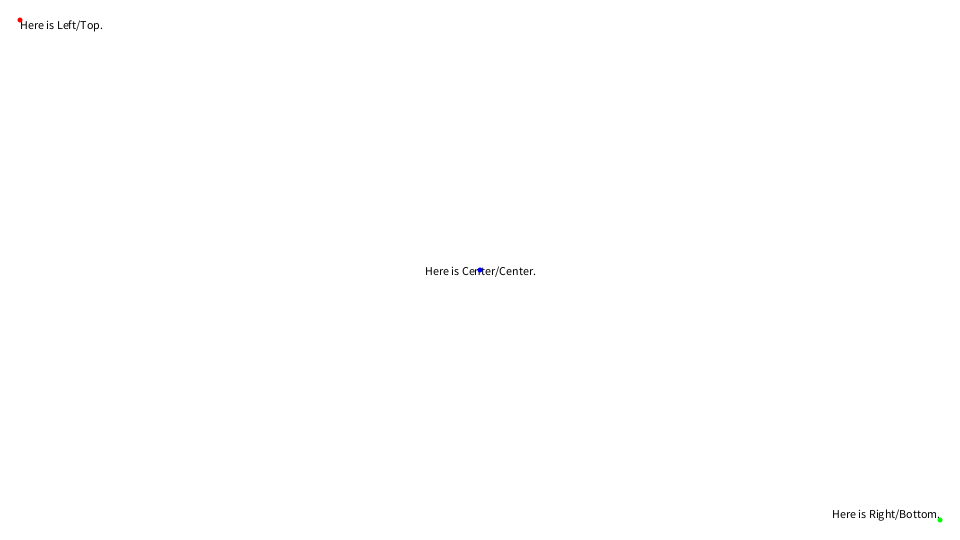
Frame 1 (no input)
Frame 60 (the mouse pressed at the canvas centre just before this capture): identical to frame 1, image omitted
Frame 120 (the mouse held since frame 60 and released just before this capture): identical to frame 1, image omitted

The Processing sketch that drew this single still picture (run headless with seeded random() and noise(); from frame 60 on, the mouse is pressed at the canvas centre):

// Processing sketch: sketch_xxx_simple_text
// ── sketch_xxx_simple_text.pde
// setup関数 : 初回1度だけ実行される
void setup() {
  size(960, 540); // ウィンドウサイズを960px,540pxに
  colorMode(HSB, 360, 100, 100);
  noStroke();
}

// draw関数 : setup関数実行後繰り返し実行される
void draw() {
  background(0, 0, 100);

  fill(0, 0, 0); //塗りつぶし(文字)の色を黒に 
  textAlign(LEFT, TOP); //文字の行揃えを左揃え、上揃えに
  text("Here is Left/Top.", 20, 20); //x=20,y=20の位置にテキストを表示

  fill(0, 100, 100);  
  // x=20,y=20に円を描画
  ellipse(20, 20, 5, 5);

  fill(0, 0, 0); //塗りつぶし(文字)の色を黒に 
  textAlign(CENTER, CENTER); //文字の行揃えを中央揃えに
  text("Here is Center/Center.", width/2, height/2); //画面中央の位置にテキストを表示

  fill(240, 100, 100);  
  // 画面中央に円を描画
  ellipse(width/2, height/2, 5, 5);
  
  fill(0, 0, 0); //塗りつぶし(文字)の色を黒に 
  textAlign(RIGHT, BOTTOM); //文字の行揃えを右揃え、下揃えに
  text("Here is Right/Bottom.", width-20, height-20); //x=width-20,y=height-20の位置にテキストを表示

  fill(120, 100, 100);  
  // x=width-20,y=height-20に円を描画
  ellipse(width-20, height-20, 5, 5);
}
